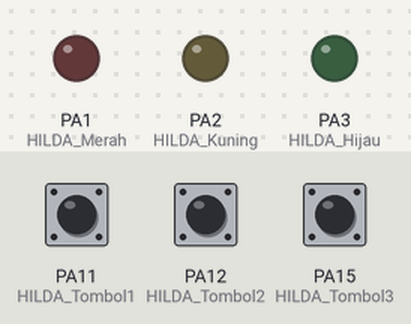
Simulated run of this sketch. Board: STM32 Blue Pill. Shown: output pins drawn as LEDs (lit = HIGH). Inputs (shaded band) come from the test bench; at power-on: PA11 (HILDA_Tombol1) LOW, PA12 (HILDA_Tombol2) LOW, PA15 (HILDA_Tombol3) LOW. What the sketch prints to the serial monitor is not drawn.

Above: at 1.2 s.
1.3 s: PA11 (HILDA_Tombol1) pulled HIGH for 0.15 s
At 1.37 s:
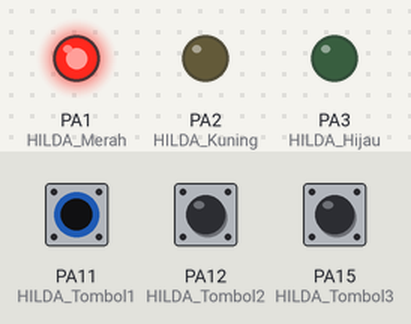
2.9 s: PA12 (HILDA_Tombol2) pulled HIGH for 0.15 s
At 2.97 s:
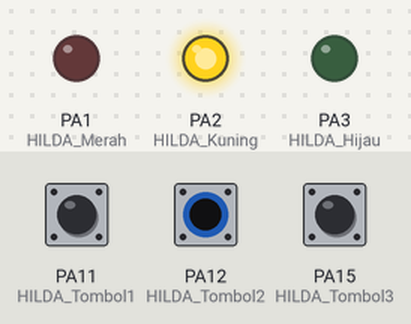
4.5 s: PA15 (HILDA_Tombol3) pulled HIGH for 0.15 s
At 4.57 s:
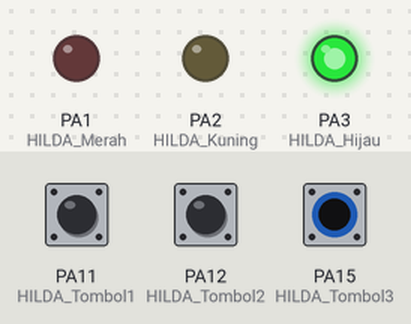
6.1 s: PA15 (HILDA_Tombol3) pulled HIGH for 3.2 s
At 9.9 s:
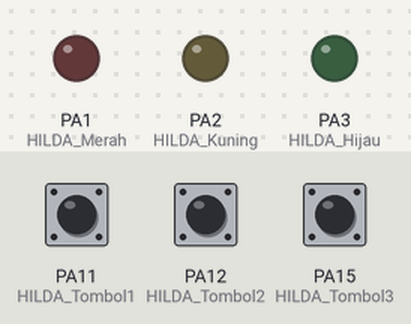
10.8 s: PA11 (HILDA_Tombol1) pulled HIGH for 3.2 s
At 12.2 s:
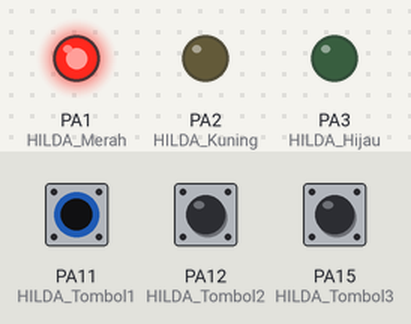
15.5 s: PA11 (HILDA_Tombol1) driven HIGH and PA12 (HILDA_Tombol2) driven HIGH
At 15.8 s:
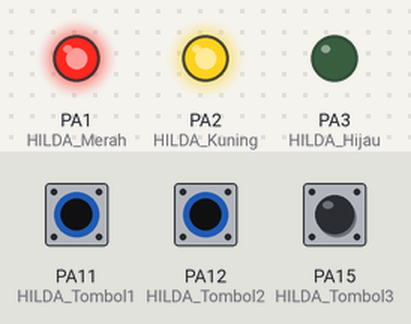
Timing chart, 0 to 18.0 s (numbered marks = the images above; inputs shaded):
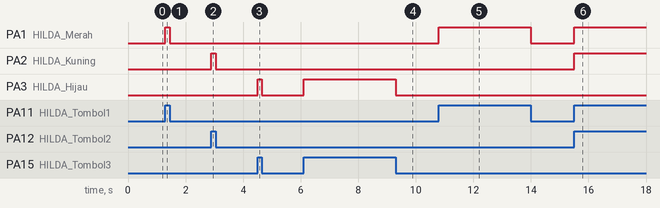

Measured:
- after the input at 1.3 s, PA1 (HILDA_Merah): LOW → HIGH at once, → LOW 0.15 s later
- after the input at 2.9 s, PA2 (HILDA_Kuning): LOW → HIGH at once, → LOW 0.15 s later
- after the input at 4.5 s, PA3 (HILDA_Hijau): LOW → HIGH at once, → LOW 0.15 s later
- after the input at 6.1 s, PA3 (HILDA_Hijau): LOW → HIGH at once, → LOW 3.2 s later
- after the input at 10.8 s, PA1 (HILDA_Merah): LOW → HIGH at once, → LOW 3.2 s later
- after the input at 15.5 s, PA1 (HILDA_Merah), PA2 (HILDA_Kuning): LOW → HIGH at once

The sketch:

STM32_PM.ino
```cpp
//INISIALISASI

int HILDA_Tombol1=PA11;
int HILDA_Tombol2=PA12;
int HILDA_Tombol3=PA15;

int HILDA_Merah=PA1;
int HILDA_Kuning=PA2;
int HILDA_Hijau=PA3;

void setup() {
  Serial.begin(9600);

  pinMode(HILDA_Tombol1,INPUT);
  pinMode(HILDA_Tombol2,INPUT);
  pinMode(HILDA_Tombol3,INPUT);

  pinMode(HILDA_Merah,OUTPUT);
  pinMode(HILDA_Kuning,OUTPUT);
  pinMode(HILDA_Hijau,OUTPUT);
}

void loop() {

 //BACA DATA
  int bacaHILDA_Tombol1=digitalRead(HILDA_Tombol1);
  int bacaHILDA_Tombol2=digitalRead(HILDA_Tombol2);
  int bacaHILDA_Tombol3=digitalRead(HILDA_Tombol3);

 //PRINT SERIAL
  Serial.print("HILDA_Tombol1 :")  ; Serial.print(bacaHILDA_Tombol1);
  Serial.print("| HILDA_Tombol2 :"); Serial.print(bacaHILDA_Tombol2);
  Serial.print("| HILDA_Tombol3 :"); Serial.print(bacaHILDA_Tombol3);
  Serial.println();

 //LOGIKA
 if(bacaHILDA_Tombol1==1){
 digitalWrite(HILDA_Merah,HIGH);
 }else{
 digitalWrite(HILDA_Merah,LOW);
 }

 if(bacaHILDA_Tombol2==1){
 digitalWrite(HILDA_Kuning,HIGH);
 }else{
 digitalWrite(HILDA_Kuning,LOW);
 }

 if(bacaHILDA_Tombol3==1){
 digitalWrite(HILDA_Hijau,HIGH);
 }else{
 digitalWrite(HILDA_Hijau,LOW);
 }
}
```
